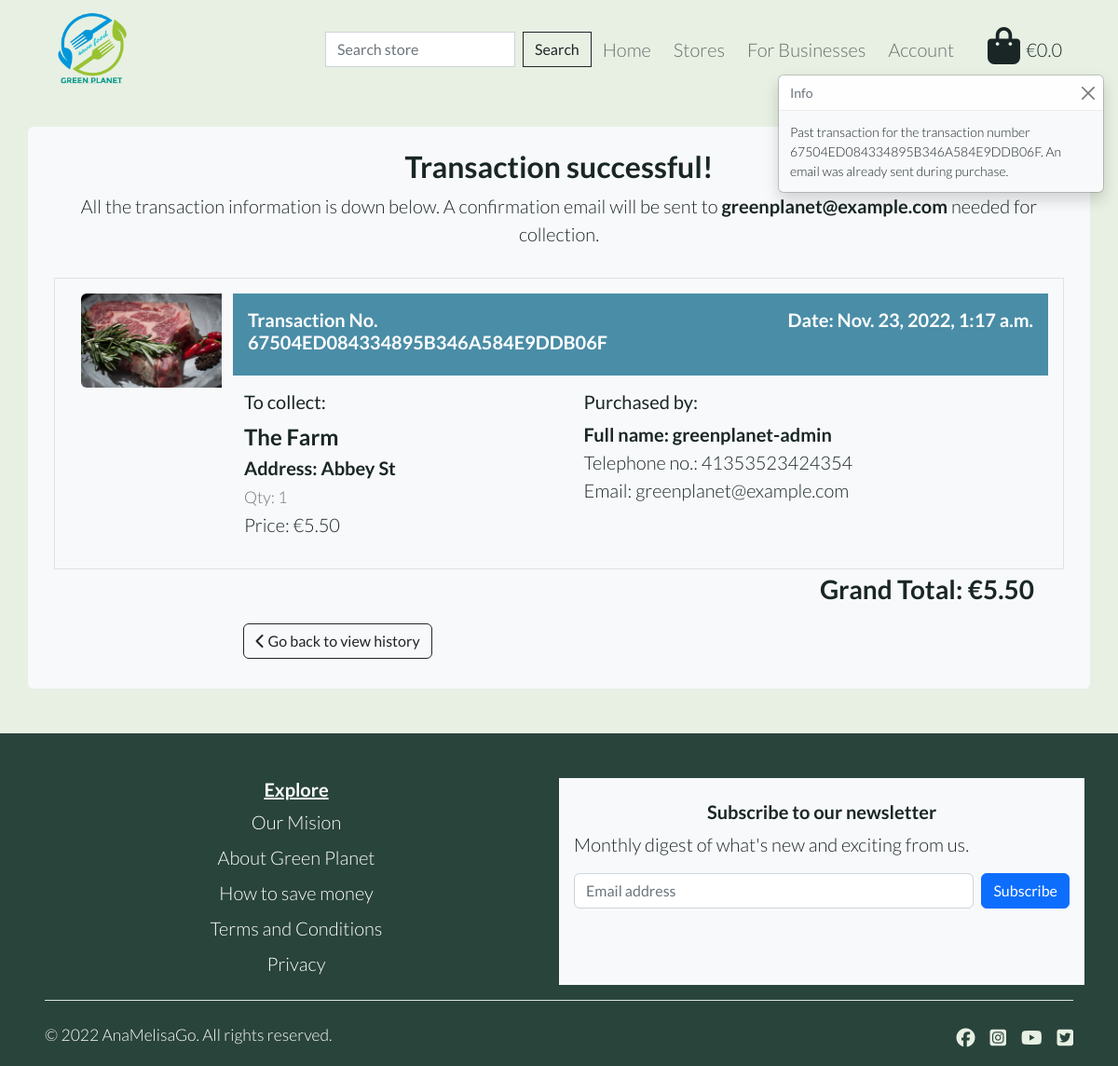
/profile/transaction_history/67504ED084334895B346A584E9DDB06F, run on the app's committed database.
### checkout/models.py (models this page shows, shortened)
class Transaction(models.Model):
    transaction_number = models.CharField(
        max_length=32, null=False, editable=False
    )
    full_name = models.CharField(max_length=50, null=False, blank=False)
    user_profile = models.ForeignKey(
        UserProfile, on_delete=models.SET_NULL,
        null=True, blank=True, related_name='account'
    )
    phone_number = models.CharField(max_length=20, null=False, blank=False)
    email = models.EmailField(max_length=254, null=False, blank=False)
    date = models.DateTimeField(auto_now_add=True)
    grand_total = models.DecimalField(max_digits=10, decimal_places=2,
                                      null=False, default=0)
    original_bag = models.TextField(null=False, blank=False, default='')
    stripe_pid = models.CharField(
        max_length=254, null=False, blank=False, default=''
    )

class OrderItem(models.Model):
    order = models.ForeignKey(Transaction, null=False, blank=False,
                              on_delete=models.CASCADE,
                              related_name='orderitem')
    store = models.ForeignKey(Store, null=False, blank=False,
                              on_delete=models.CASCADE)
    quantity = models.IntegerField(null=False, blank=False, default=0)
    order_total = models.DecimalField(max_digits=6, decimal_places=2,
                                      null=False, blank=False,
                                      editable=False)

### store/models.py (models this page shows, shortened)
class Store(models.Model):
    business_type = models.ForeignKey(
        'BusinessType', null=True, blank=True, on_delete=models.SET_NULL
    )
    store_name = models.CharField(max_length=255)
    details = models.TextField()
    address = models.TextField()
    original_price = models.DecimalField(max_digits=6, decimal_places=2)
    price = models.DecimalField(max_digits=6, decimal_places=2)
    rating = models.DecimalField(
        max_digits=6, decimal_places=2, null=True, blank=True
    )
    favourites = models.ManyToManyField(
        User, related_name='favourite', default=None, blank=True
    )
    image = models.ImageField(null=True, blank=True)

### userprofiles/views.py (the view)
# urls.py: path('transaction_history/<transaction_number>', views.transaction_history, name='transaction_history'),
def transaction_history(request, transaction_number):
    transaction = get_object_or_404(
        Transaction, transaction_number=transaction_number
    )
    messages.info(request, (
        f'Past transaction for the transaction number {transaction_number}.'
        ' An email was already sent during purchase.'
    ))
    template = 'checkout/checkout_success.html'
    context = {
        'from_profile': True,
        'transaction': transaction,
    }
    return render(request, template, context)

### bag/contexts.py (called while the page is built, shortened)
def bag_contents(request):
    bag_items = []
    grand_total = 0
    bag = request.session.get('bag', {})
    context = {
        'bag_items': bag_items,
        'grand_total': grand_total,
    }
    return context

### checkout/templates/checkout/checkout_success.html (shortened to what this page needs)
{% extends "base.html" %}
{% load static %}
{% load crispy_forms_tags %}
{% block extra_css %}
<link rel="stylesheet" href="{% static 'checkout/css/checkout.css' %}">
{% endblock %}
{% block content %}
<div class="container mt-2 mb-5 min-h-page bg-light rounded py-2">
    <div class="row">
        <div class="col text-center py-3">
            <h2 class="fw-bold">Transaction successful!</h2>
            <p class="px-3">All the transaction information is down below. A confirmation email will be sent to <span
                    class="fw-bold">{{ transaction.email }}</span> needed for collection.</p>
        </div>
    </div>
    {% for item in transaction.orderitem.all %}
    <div class="row border border-black mx-3 p-3">
        <div class="col-lg-2 d-lg-block d-none">
            {% if item.store.image %}
            <img src="{{ item.store.image.url }}" class="img-fluid rounded-start" alt="{{ store.store_name }}">
            {% else %}
            <img src="{{ MEDIA_URL }}no-image.jpg" class="image-detail" alt="{{ store.store_name }}">
            {% endif %}
        </div>
        <div class="col-12 col-lg-10">
            <div class="row bg-sky-blue">
                <div class="col-12 col-lg-6 p-3">
                    <h5 class="fw-bold text-white">Transaction No. <span class="text-break">{{ transaction.transaction_number }}</span></h5>
                </div>
                <div class="col-12 col-lg-6 p-3">
                    <h5 class="fw-bold text-lg-end text-white">Date: <span>{{ transaction.date }}</span></h5>
                </div>
            </div>
            <div class="row">
                <div class="col-12 col-lg-5 my-3">
                    <h5>To collect:</h5>
                    <p class="mb-0 fw-bold fs-4">{{ item.store.store_name }}</p>
                    <p class="mb-0 fw-bold text-break">Address: <span>{{ item.store.address }}</span></p>
                    <p class="mb-0"><small class="text-muted">Qty: <span>{{ item.quantity }}</span></small></p>
                    <p class="mb-0">Price: <span>€{{ item.store.price }}</span></p>
                </div>
                <div class="col-12 col-lg-7 my-3">
                    <h5>Purchased by:</h5>
                    <p class="mb-0 fw-bold">Full name: <span>{{ transaction.full_name }}</span></p>
                    <p class="mb-0">Telephone no.: <span>{{ transaction.phone_number }}</span></p>
                    <p class="mb-0">Email: <span>{{ transaction.email }}</span></p>
                </div>
            </div>
        </div>
    </div>
    {% endfor %}
    <div class="row">
        <div class="col">
            <p class="text-end fs-3 fw-bold me-5">
                Grand Total: <span>€{{ transaction.grand_total }}</span>
            </p>
        </div>
    </div>
    <div class="row mb-4">
        <div class="col-12 col-lg-7 d-flex justify-content-center">
            {% if from_profile %}
                <a href="{% url 'view_history' %}" class="btn btn-outline-dark">
                    <span><i class="fas fa-chevron-left"></i></span>
                    <span>Go back to view history</span>
                </a>
            {% else %}
                <a href="{% url 'all_stores' %}" class="btn btn-dark-ocean my-2">
                    <span><i class="fas fa-chevron-left"></i></span>
                    <span>Save some more!</span>
                </a>
            {% endif %}
        </div>
    </div>
</div>
{% endblock %}

### static/css/base.css (style rules this page uses)
:root { --planet-trans-cloud: rgba(194, 219, 232, 0.75); --planet-trans-black: rgba(26, 38, 38, 0.3); --planet-black-night: #1a2626; --planet-dark-tree: #29443b; --planet-dark-ocean: #074d66; --planet-sky-blue: #4a8da7; --planet-white-leaf: #e7f0e3; --planet-brown-leaf: #a52a2a; }
* { padding: 0; margin: 0; border: none; }
html { height: 100%; }
body { min-height: 100vh; display: flex; flex-direction: column; background-color: var(--planet-white-leaf); font-weight: 300; color: var(--planet-black-night); font-size: 20px; font-family: 'Lato', sans-serif; }
a { color: var(--planet-black-night); text-decoration: none; }
.bg-sky-blue { background-color: var(--planet-sky-blue); }
.min-h-page { min-height: 50vh; }

### data on the page
OrderItem: store.image (picture), store.store_name "The Farm", store.address "Abbey St", quantity "1", store.price "5.50"

### other printed values
{{ message }} "Past transaction for the transaction number 67504ED084334895B346A584E9DDB06F. An email was already sent during purchase."
